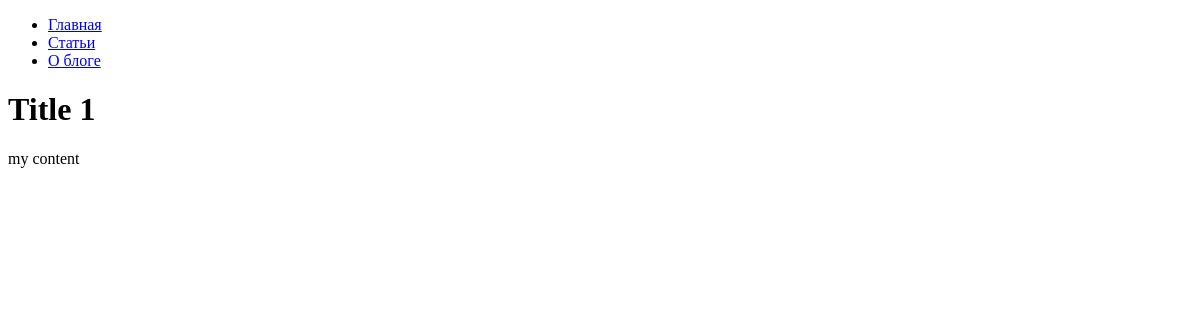
/articles/1/, run on an earlier commit of the app's database.
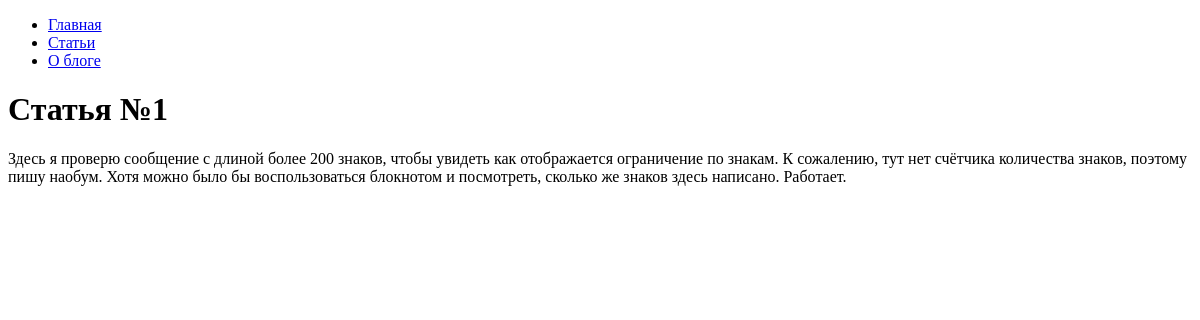
And on a later commit of the database.
### hexlet_django_blog/article/models.py (models this page shows, shortened)
class Article(models.Model):
    name = models.CharField(max_length=200) # название статьи
    body = models.TextField() # тело статьи
    created_at = models.DateTimeField(auto_now_add=True)
    updated_at = models.DateTimeField(auto_now=True)

### hexlet_django_blog/article/views.py (the view)
# urls.py: path('<int:id>/', views.ArticleFormView.as_view(), name='article'),
class ArticleFormView(View):
    def get(self, request, *args, **kwargs):
        article = get_object_or_404(Article, id=kwargs['id'])
        return render(request, 'articles/show.html', context={'article': article,})

### hexlet_django_blog/templates/articles/show.html
{% extends "base.html" %}
{% block content %}
    <h1>{{ article.name }}</h1>
    <div>{{ article.body }}</div>
{% endblock %}

What changed in the data, as far as the page shows it:
changed Article: name "Title 1" → "Статья №1"; body "my content" → "Здесь я проверю сообщение с длиной более 200 знаков, чтобы увидеть как отображается ограничение по знакам. К сожалению, тут нет счётчика количества знаков, поэтому пишу наобум. Хотя можно было бы воспользоваться блокнотом и посмотреть, сколько же знаков здесь написано. Работает."
